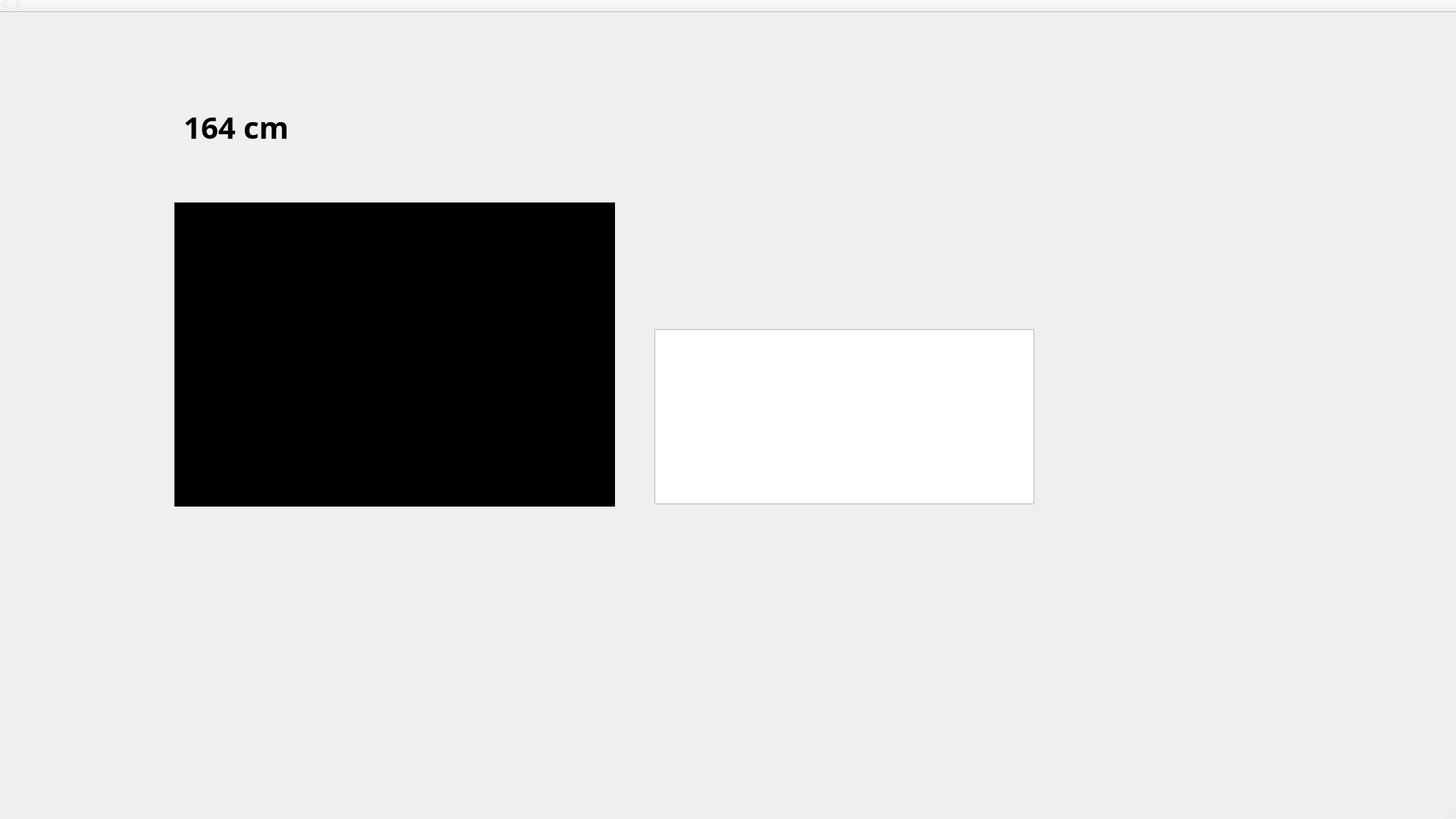
<?xml version="1.0" encoding="UTF-8"?>
<ui version="4.0">
 <class>MainWindow</class>
 <widget class="QMainWindow" name="MainWindow">
  <property name="geometry">
   <rect>
    <x>0</x>
    <y>0</y>
    <width>1920</width>
    <height>1080</height>
   </rect>
  </property>
  <property name="windowTitle">
   <string>MainWindow</string>
  </property>
  <property name="autoFillBackground">
   <bool>false</bool>
  </property>
  <property name="styleSheet">
   <string notr="true"/>
  </property>
  <widget class="QWidget" name="centralWidget">
   <widget class="QCustomPlot" name="distancePlot" native="true">
    <property name="geometry">
     <rect>
      <x>230</x>
      <y>250</y>
      <width>581</width>
      <height>401</height>
     </rect>
    </property>
    <property name="styleSheet">
     <string notr="true">#distancePlot {
background-color: black
}</string>
    </property>
   </widget>
   <widget class="QLabel" name="distanceLabel">
    <property name="geometry">
     <rect>
      <x>170</x>
      <y>120</y>
      <width>211</width>
      <height>61</height>
     </rect>
    </property>
    <property name="font">
     <font>
      <family>Droid Sans</family>
      <pointsize>30</pointsize>
      <weight>75</weight>
      <bold>true</bold>
     </font>
    </property>
    <property name="text">
     <string>164 cm</string>
    </property>
    <property name="alignment">
     <set>Qt::AlignRight|Qt::AlignTrailing|Qt::AlignVCenter</set>
    </property>
   </widget>
   <widget class="QPlainTextEdit" name="consoleLog">
    <property name="geometry">
     <rect>
      <x>863</x>
      <y>417</y>
      <width>501</width>
      <height>231</height>
     </rect>
    </property>
    <property name="verticalScrollBarPolicy">
     <enum>Qt::ScrollBarAlwaysOff</enum>
    </property>
    <property name="horizontalScrollBarPolicy">
     <enum>Qt::ScrollBarAlwaysOff</enum>
    </property>
   </widget>
  </widget>
  <widget class="QMenuBar" name="menuBar">
   <property name="geometry">
    <rect>
     <x>0</x>
     <y>0</y>
     <width>1920</width>
     <height>25</height>
    </rect>
   </property>
  </widget>
  <widget class="QToolBar" name="mainToolBar">
   <attribute name="toolBarArea">
    <enum>TopToolBarArea</enum>
   </attribute>
   <attribute name="toolBarBreak">
    <bool>false</bool>
   </attribute>
  </widget>
  <widget class="QStatusBar" name="statusBar"/>
  <widget class="QToolBar" name="toolBar">
   <property name="windowTitle">
    <string>toolBar</string>
   </property>
   <attribute name="toolBarArea">
    <enum>TopToolBarArea</enum>
   </attribute>
   <attribute name="toolBarBreak">
    <bool>false</bool>
   </attribute>
  </widget>
 </widget>
 <layoutdefault spacing="6" margin="11"/>
 <customwidgets>
  <customwidget>
   <class>QCustomPlot</class>
   <extends>QWidget</extends>
   <header>qcustomplot.h</header>
   <container>1</container>
  </customwidget>
 </customwidgets>
 <resources/>
 <connections/>
</ui>
